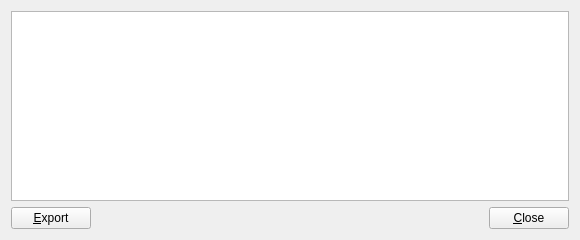
<?xml version="1.0" encoding="UTF-8"?>
<ui version="4.0">
 <class>ToolFrequencyPeaks_gui</class>
 <widget class="QWidget" name="ToolFrequencyPeaks_gui">
  <property name="geometry">
   <rect>
    <x>0</x>
    <y>0</y>
    <width>580</width>
    <height>240</height>
   </rect>
  </property>
  <property name="minimumSize">
   <size>
    <width>580</width>
    <height>240</height>
   </size>
  </property>
  <property name="windowTitle">
   <string notr="true">Form</string>
  </property>
  <layout class="QGridLayout" name="gridLayout">
   <item row="1" column="0">
    <widget class="QPushButton" name="pushExport">
     <property name="text">
      <string>&amp;Export</string>
     </property>
    </widget>
   </item>
   <item row="1" column="2">
    <widget class="QPushButton" name="pushClose">
     <property name="text">
      <string>&amp;Close</string>
     </property>
    </widget>
   </item>
   <item row="0" column="0" colspan="3">
    <widget class="QTableWidget" name="table">
     <property name="editTriggers">
      <set>QAbstractItemView::NoEditTriggers</set>
     </property>
     <property name="alternatingRowColors">
      <bool>true</bool>
     </property>
     <property name="selectionMode">
      <enum>QAbstractItemView::SingleSelection</enum>
     </property>
     <property name="selectionBehavior">
      <enum>QAbstractItemView::SelectRows</enum>
     </property>
     <property name="horizontalScrollMode">
      <enum>QAbstractItemView::ScrollPerPixel</enum>
     </property>
     <attribute name="horizontalHeaderStretchLastSection">
      <bool>true</bool>
     </attribute>
     <attribute name="verticalHeaderVisible">
      <bool>false</bool>
     </attribute>
     <attribute name="verticalHeaderDefaultSectionSize">
      <number>20</number>
     </attribute>
     <attribute name="verticalHeaderMinimumSectionSize">
      <number>20</number>
     </attribute>
    </widget>
   </item>
   <item row="1" column="1">
    <spacer name="horizontalSpacer">
     <property name="orientation">
      <enum>Qt::Horizontal</enum>
     </property>
     <property name="sizeHint" stdset="0">
      <size>
       <width>40</width>
       <height>20</height>
      </size>
     </property>
    </spacer>
   </item>
  </layout>
 </widget>
 <resources/>
 <connections/>
</ui>
